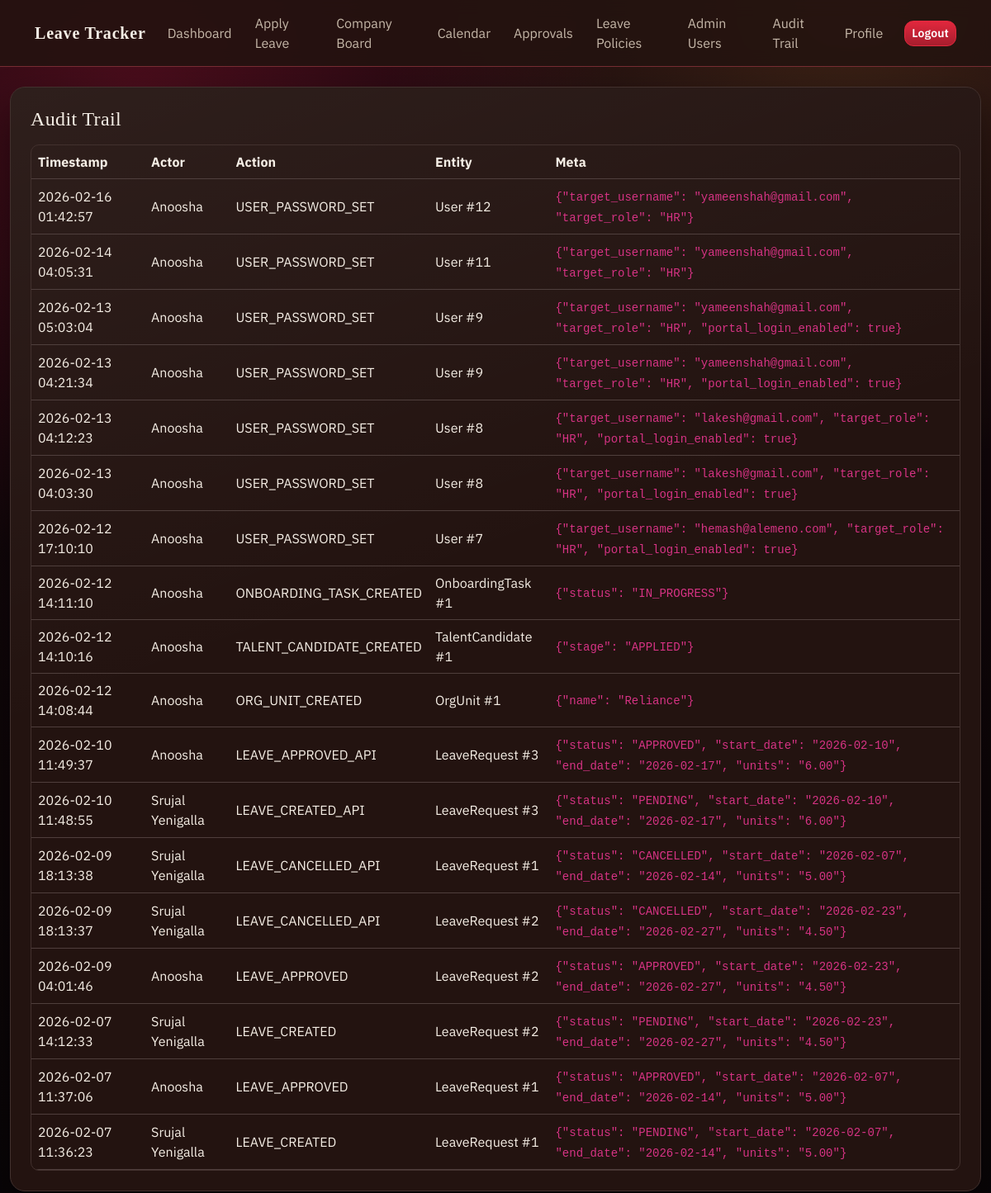
The app's page /leave/audit-trail/ (signed in) with its own data.
### auditlog/models.py (models this page shows, shortened)
class AuditEvent(models.Model):
    actor = models.ForeignKey(settings.AUTH_USER_MODEL, null=True, blank=True, on_delete=models.SET_NULL)
    action = models.CharField(max_length=80)
    entity_type = models.CharField(max_length=80, blank=True, default="")
    entity_id = models.CharField(max_length=80, blank=True, default="")
    meta_json = models.TextField(blank=True, default="")
    created_at = models.DateTimeField(auto_now_add=True)
    class Meta:
        ordering = ["-created_at"]

### users/models.py (models this page shows, shortened)
class User(AbstractUser):
    class Role(models.TextChoices):
        EMPLOYEE = "EMPLOYEE", "Employee"
        MANAGER = "MANAGER", "Manager"
        HR = "HR", "HR"
    class PortalAccess(models.TextChoices):
        MAIN = "MAIN", "Main Leave Tracker"
        ORGANIZATION = "ORGANIZATION", "Organization Server"
        BOTH = "BOTH", "Both Trackers"
    role = models.CharField(max_length=16, choices=Role.choices, default=Role.EMPLOYEE)
    organization = models.ForeignKey(
        "organization.Company",
        on_delete=models.PROTECT,
        null=True,
        blank=True,
        related_name="users",
    )
    manager = models.ForeignKey(
        "self",
        on_delete=models.SET_NULL,
        null=True,
        blank=True,
        related_name="team_members",
        limit_choices_to={"role": Role.MANAGER},
    )
    created_by = models.ForeignKey(
        "self",
        on_delete=models.SET_NULL,
        null=True,
        blank=True,
        related_name="created_users",
        help_text="User who created this account.",
    )
    created_in_organization = models.ForeignKey(
        "organization.Company",
        on_delete=models.SET_NULL,
        null=True,
        blank=True,
        related_name="org_server_created_users",
        help_text="Organization context used when this user was created.",
    )
    portal_access = models.CharField(
        max_length=16,
        choices=PortalAccess.choices,
        default=PortalAccess.BOTH,
        help_text="Controls whether user can login to Main tracker, Organization server, or both.",
    )
    def __str__(self) -> str:
        return self.get_full_name() or self.username

### leaves/views.py (the view)
# urls.py: path("audit-trail/", views.audit_trail, name="audit_trail"),
@admin_or_hr_required
def audit_trail(request):
    events = AuditEvent.objects.select_related("actor").order_by("-created_at")
    paginator = Paginator(events, 30)
    page_obj = paginator.get_page(request.GET.get("page") or 1)
    return render(request, "leaves/audit_trail.html", {"page_obj": page_obj})

### portal/context_processors.py (called while the page is built)
def portal_globals(request):
    return {
        "APP_NAME": "Leave Tracker",
    }

### users/permissions.py (called while the page is built)
def _admin_account(user):
    if not getattr(user, "is_authenticated", False):
        return None
    try:
        return user.admin_account
    except AdminAccount.DoesNotExist:
        return None

def is_admin(user, company_id: int | None = None) -> bool:
    admin_account = _admin_account(user)
    if not admin_account:
        return False
    if admin_account.level == AdminAccount.Level.PLATFORM:
        return True
    if admin_account.level == AdminAccount.Level.ORGANIZATION:
        if company_id is None:
            return True
        return admin_account.organization_id == company_id
    return False

def is_admin_or_hr(user) -> bool:
    return bool(
        getattr(user, "is_authenticated", False)
        and (is_admin(user) or getattr(user, "role", "") == User.Role.HR)
    )

### templates/leaves/audit_trail.html
{% extends "base.html" %}
{% block content %}
<section class="samurai-card p-4">
  <h1 class="h4 mb-3">Audit Trail</h1>
  <div class="table-responsive">
    <table class="table table-dark align-middle">
      <thead>
        <tr>
          <th>Timestamp</th>
          <th>Actor</th>
          <th>Action</th>
          <th>Entity</th>
          <th>Meta</th>
        </tr>
      </thead>
      <tbody>
        {% for event in page_obj.object_list %}
          <tr>
            <td>{{ event.created_at|date:"Y-m-d H:i:s" }}</td>
            <td>{{ event.actor|default:"System" }}</td>
            <td>{{ event.action }}</td>
            <td>{{ event.entity_type }} #{{ event.entity_id }}</td>
            <td><code>{{ event.meta_json|truncatechars:120 }}</code></td>
          </tr>
        {% empty %}
          <tr><td colspan="5">No audit logs yet.</td></tr>
        {% endfor %}
      </tbody>
    </table>
  </div>
</section>
{% endblock %}

### static/css/app.css (style rules this page uses)
:root { --background: 8 42% 6%; --foreground: 34 46% 93%; --muted-foreground: 30 20% 72%; --card: 8 36% 10%; --card-foreground: 34 46% 93%; --border: 8 18% 22%; --input: 8 20% 18%; --ring: 353 76% 52%; --primary: 353 76% 52%; --primary-foreground: 0 0% 100%; --secondary: 33 76% 54%; --secondary-foreground: 12 80% 8%; --destructive: 0 78% 52%; --destructive-foreground: 0 0% 100%; --success: 142 60% 36%; --warning: 42 94% 54%; --radius: 14px; --radius-sm: 10px; --radius-lg: 18px; --shadow-lg: 0 24px 48px rgba(0, 0, 0, 0.45); }
*, *::before, *::after { box-sizing: border-box; }
body { margin: 0; min-height: 100vh; color: hsl(var(--foreground)); font-family: "IBM Plex Sans", sans-serif; background: radial-gradient(circle at 14% 8%, rgba(226, 29, 72, 0.25), transparent 34%), radial-gradient(circle at 86% 0%, rgba(229, 152, 61, 0.18), transparent 32%), linear-gradient(180deg, #17080d 0%, #0e0608 65%, #090507 100%); }
.card, .samurai-card { border: 1px solid hsl(var(--border)); border-radius: var(--radius-lg); color: hsl(var(--card-foreground)); background: linear-gradient(160deg, rgba(255, 255, 255, 0.05), transparent 45%), hsl(var(--card)); box-shadow: var(--shadow-lg); }
h1, h2, h3, h4 { margin-top: 0; color: hsl(var(--foreground)); font-family: "Noto Serif JP", serif; letter-spacing: 0.015em; }
.table-responsive { border: 1px solid hsl(var(--border)); border-radius: var(--radius-sm); }
.table { margin-bottom: 0; color: hsl(var(--foreground)); }
.table > :not(caption) > * > * { color: hsl(var(--foreground)); border-bottom-color: color-mix(in srgb, hsl(var(--border)) 84%, #fff 8%); background: transparent; }
.table-dark { --bs-table-bg: transparent; --bs-table-color: hsl(var(--foreground)); --bs-table-hover-color: hsl(var(--foreground)); --bs-table-striped-color: hsl(var(--foreground)); --bs-table-hover-bg: color-mix(in srgb, hsl(var(--card)) 75%, #fff 8%); }

### records on screen
AuditEvent: created_at "2026-02-16 01:42:57", actor "Anoosha", action "USER_PASSWORD_SET", entity_type "User", entity_id "12", meta_json "{\"target_username\": \"yameenshah@gmail.com\", \"target_role\": \"HR\"}"
AuditEvent: created_at "2026-02-14 04:05:31", actor "Anoosha", action "USER_PASSWORD_SET", entity_type "User", entity_id "11", meta_json "{\"target_username\": \"yameenshah@gmail.com\", \"target_role\": \"HR\"}"
AuditEvent: created_at "2026-02-13 05:03:04", actor "Anoosha", action "USER_PASSWORD_SET", entity_type "User", entity_id "9", meta_json "{\"target_username\": \"yameenshah@gmail.com\", \"target_role\": \"HR\", \"portal_login_enabled\": true}"
AuditEvent: created_at "2026-02-13 04:21:34", actor "Anoosha", action "USER_PASSWORD_SET", entity_type "User", entity_id "9", meta_json "{\"target_username\": \"yameenshah@gmail.com\", \"target_role\": \"HR\", \"portal_login_enabled\": true}"
AuditEvent: created_at "2026-02-13 04:12:23", actor "Anoosha", action "USER_PASSWORD_SET", entity_type "User", entity_id "8", meta_json "{\"target_username\": \"lakesh@gmail.com\", \"target_role\": \"HR\", \"portal_login_enabled\": true}"
AuditEvent: created_at "2026-02-13 04:03:30", actor "Anoosha", action "USER_PASSWORD_SET", entity_type "User", entity_id "8", meta_json "{\"target_username\": \"lakesh@gmail.com\", \"target_role\": \"HR\", \"portal_login_enabled\": true}"
AuditEvent: created_at "2026-02-12 17:10:10", actor "Anoosha", action "USER_PASSWORD_SET", entity_type "User", entity_id "7", meta_json "{\"target_username\": \"hemash@alemeno.com\", \"target_role\": \"HR\", \"portal_login_enabled\": true}"
AuditEvent: created_at "2026-02-12 14:11:10", actor "Anoosha", action "ONBOARDING_TASK_CREATED", entity_type "OnboardingTask", entity_id "1", meta_json "{\"status\": \"IN_PROGRESS\"}"
AuditEvent: created_at "2026-02-12 14:10:16", actor "Anoosha", action "TALENT_CANDIDATE_CREATED", entity_type "TalentCandidate", entity_id "1", meta_json "{\"stage\": \"APPLIED\"}"
AuditEvent: created_at "2026-02-12 14:08:44", actor "Anoosha", action "ORG_UNIT_CREATED", entity_type "OrgUnit", entity_id "1", meta_json "{\"name\": \"Reliance\"}"
AuditEvent: created_at "2026-02-10 11:49:37", actor "Anoosha", action "LEAVE_APPROVED_API", entity_type "LeaveRequest", entity_id "3", meta_json "{\"status\": \"APPROVED\", \"start_date\": \"2026-02-10\", \"end_date\": \"2026-02-17\", \"units\": \"6.00\"}"
AuditEvent: created_at "2026-02-10 11:48:55", actor "Srujal Yenigalla", action "LEAVE_CREATED_API", entity_type "LeaveRequest", entity_id "3", meta_json "{\"status\": \"PENDING\", \"start_date\": \"2026-02-10\", \"end_date\": \"2026-02-17\", \"units\": \"6.00\"}"
AuditEvent: created_at "2026-02-09 18:13:38", actor "Srujal Yenigalla", action "LEAVE_CANCELLED_API", entity_type "LeaveRequest", entity_id "1", meta_json "{\"status\": \"CANCELLED\", \"start_date\": \"2026-02-07\", \"end_date\": \"2026-02-14\", \"units\": \"5.00\"}"
AuditEvent: created_at "2026-02-09 18:13:37", actor "Srujal Yenigalla", action "LEAVE_CANCELLED_API", entity_type "LeaveRequest", entity_id "2", meta_json "{\"status\": \"CANCELLED\", \"start_date\": \"2026-02-23\", \"end_date\": \"2026-02-27\", \"units\": \"4.50\"}"
AuditEvent: created_at "2026-02-09 04:01:46", actor "Anoosha", action "LEAVE_APPROVED", entity_type "LeaveRequest", entity_id "2", meta_json "{\"status\": \"APPROVED\", \"start_date\": \"2026-02-23\", \"end_date\": \"2026-02-27\", \"units\": \"4.50\"}"
AuditEvent: created_at "2026-02-07 14:12:33", actor "Srujal Yenigalla", action "LEAVE_CREATED", entity_type "LeaveRequest", entity_id "2", meta_json "{\"status\": \"PENDING\", \"start_date\": \"2026-02-23\", \"end_date\": \"2026-02-27\", \"units\": \"4.50\"}"
AuditEvent: created_at "2026-02-07 11:37:06", actor "Anoosha", action "LEAVE_APPROVED", entity_type "LeaveRequest", entity_id "1", meta_json "{\"status\": \"APPROVED\", \"start_date\": \"2026-02-07\", \"end_date\": \"2026-02-14\", \"units\": \"5.00\"}"
AuditEvent: created_at "2026-02-07 11:36:23", actor "Srujal Yenigalla", action "LEAVE_CREATED", entity_type "LeaveRequest", entity_id "1", meta_json "{\"status\": \"PENDING\", \"start_date\": \"2026-02-07\", \"end_date\": \"2026-02-14\", \"units\": \"5.00\"}"

### other values on screen
{{ APP_NAME }} "Leave Tracker"
